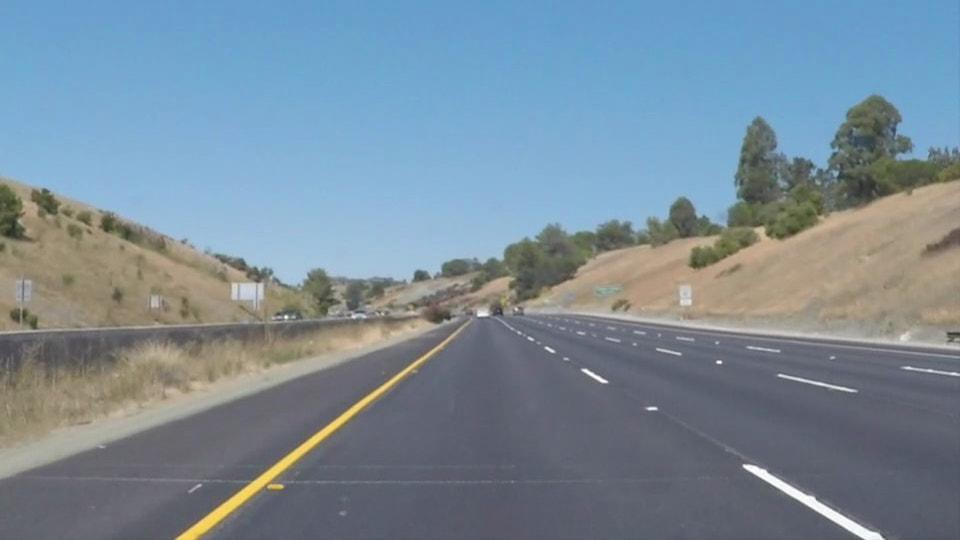
#> input picture 03_OpenCV-Histograms/01_image-histograms/images_original/lane1.jpeg, 960 x 540 px
$ python color_histograms.py
#> lines starting #> are read from the running program, lines starting #| are printed output that depends on the picture
### 03_OpenCV-Histograms/01_image-histograms/helpers.py
# import the necessary packages
import os, shutil

def createFolder(process_folder):

    # Change to directory
    os.chdir(process_folder)

    # Check existence of a folder and then remove it
    path_image = "./images_solution"
    path_plot = "./plots_solution"

    if os.path.exists(path_image and path_plot) and os.path.isdir(path_image and path_plot):
        shutil.rmtree(path_image and path_plot)


    print("Existence check or remove the existing solution folder")

    # Create a folder for solutions
    os.mkdir(path_image and path_plot)

### 03_OpenCV-Histograms/01_image-histograms/color_histograms.py
import imutils
import cv2
from matplotlib import pyplot as plt
from helpers import createFolder

# Change to directory
process_folder = "01_image-histograms"
createFolder(process_folder)

# load the image and display it to our screen
image = cv2.imread("images_original/lane1.jpeg")
#> image is the input picture: shape (540, 960, 3); mean B, G, R 153.1, 139.3, 121.3
cv2.imshow("Original", image)
#cv2.imwrite("./images_solution/original.jpg", image)
cv2.waitKey(0)

# split the image into its respective channels, then initialize the
# tuple of channel names along with our figure for plotting
chans = cv2.split(image)
colors = ("b", "g", "r")
plt.figure()
plt.title("'Flattened' Color Histogram")
plt.xlabel("Bins")
plt.ylabel("# of Pixels")
plt.savefig('./plots_solution/flattened.png')

# loop over the image channels
for (chan, color) in zip(chans, colors):
	# create a histogram for the current channel and plot it
	hist = cv2.calcHist([chan], [0], None, [256], [0, 256])
	plt.plot(hist, color=color)
	plt.xlim([0, 256])
#> this loop made 3 passes
#> color on passes 1 to 3: 'b', 'g', 'r'

# create a new figure and then plot a 2D color histogram for the green and blue channels
fig = plt.figure()
ax = fig.add_subplot(131)
hist = cv2.calcHist([chans[1], chans[0]], [0, 1], None, [32, 32], [0, 256, 0, 256])
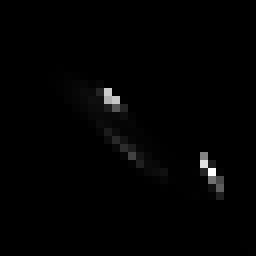
#> hist: shape (32, 32) float32 (shown 8 times larger); min 0, max 50712, mean 506.2; drawn with min black and max white
p = ax.imshow(hist, interpolation="nearest")
ax.set_title("2D Color Histogram for G and B")
plt.colorbar(p)


# plot a 2D color histogram for the green and red channels
ax = fig.add_subplot(132)
hist = cv2.calcHist([chans[1], chans[2]], [0, 1], None, [32, 32],
	[0, 256, 0, 256])
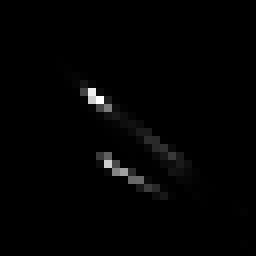
#> hist: shape (32, 32) float32 (shown 8 times larger); min 0, max 43536, mean 506.2; drawn with min black and max white
p = ax.imshow(hist, interpolation="nearest")
ax.set_title("2D Color Histogram for G and R")
plt.colorbar(p)


# plot a 2D color histogram for blue and red channels
ax = fig.add_subplot(133)
hist = cv2.calcHist([chans[0], chans[2]], [0, 1], None, [32, 32], [0, 256, 0, 256])
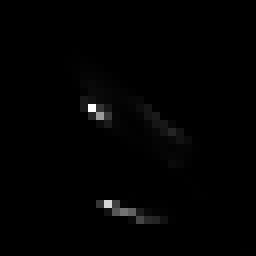
#> hist: shape (32, 32) float32 (shown 8 times larger); min 0, max 58550, mean 506.2; drawn with min black and max white
p = ax.imshow(hist, interpolation="nearest")
ax.set_title("2D Color Histogram for B and R")
plt.colorbar(p)
plt.savefig('./plots_solution/2d_color_hist_B_R.png')
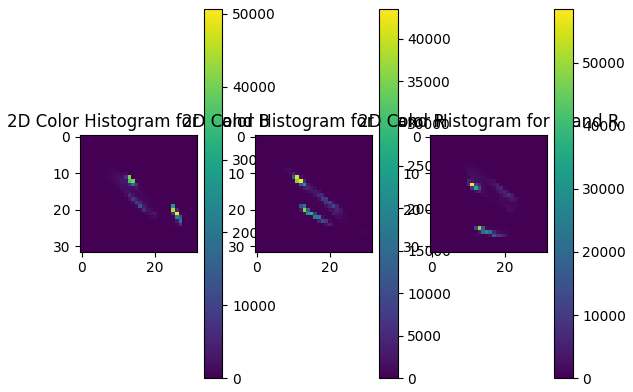
#> figure drawn by matplotlib, 6 panels

# finally, let's examine the dimensionality of one of the 2D histograms
print("2D histogram shape: {}, with {} values".format(hist.shape, hist.flatten().shape[0]))
#| 2D histogram shape: (32, 32), with 1024 values

# our 2D histogram could only take into account 2 out of the 3
# channels in the image so now let's build a 3D color histogram
# (utilizing all channels) with 8 bins in each direction -- we
# can't plot the 3D histogram, but the theory is exactly like
# that of a 2D histogram, so we'll just show the shape of the
# histogram

hist = cv2.calcHist([image], [0, 1, 2],
	None, [8, 8, 8], [0, 256, 0, 256, 0, 256])

print("3D histogram shape: {}, with {} values".format(
	hist.shape, hist.flatten().shape[0]))
#| 3D histogram shape: (8, 8, 8), with 512 values

# display the original input image
plt.figure()
plt.axis("off")
plt.imshow(imutils.opencv2matplotlib(image))
plt.savefig('./plots_solution/original_image.png')

# show our plots
plt.show()
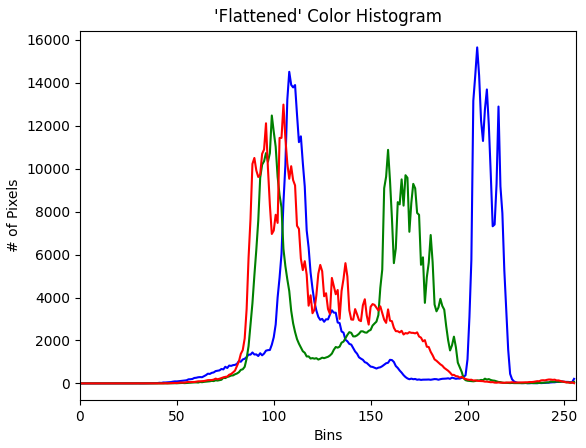
#> figure drawn by matplotlib, 1 panel; curve peaks at x = 205, y = 15652; curve peaks at x = 99, y = 12479; curve peaks at x = 105, y = 12987

$ run again, with 03_OpenCV-Histograms/01_image-histograms/images_original/lane0.jpeg copied over 03_OpenCV-Histograms/01_image-histograms/images_original/lane1.jpeg
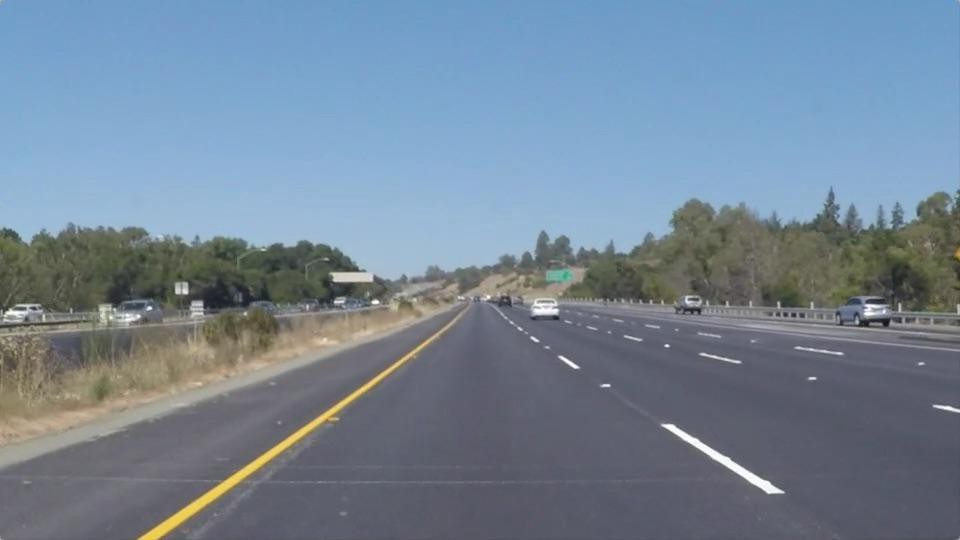
#> input picture 03_OpenCV-Histograms/01_image-histograms/images_original/lane0.jpeg, 960 x 540 px
#> image is the input picture: shape (540, 960, 3); mean B, G, R 150.9, 133.6, 116.6
#> the loop `for (chan, color) in zip(chans, colors):` made 3 passes
#> color on passes 1 to 3: 'b', 'g', 'r'
#> `hist = cv2.calcHist([chans[1], chans[2]], [0, 1], None, [32, 32], [0, ..`:
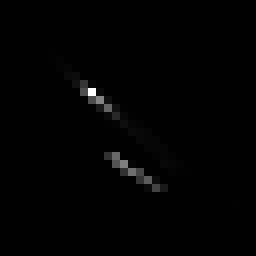
#> hist: shape (32, 32) float32 (shown 8 times larger); min 0, max 66272, mean 506.2; drawn with min black and max white
#| 2D histogram shape: (32, 32), with 1024 values
#| 3D histogram shape: (8, 8, 8), with 512 values
#> `plt.show()`:
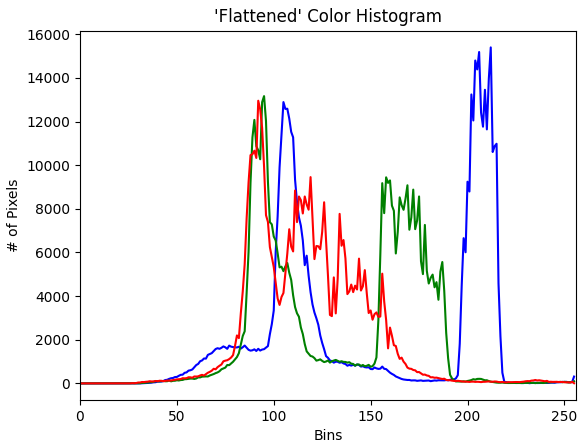
#> figure drawn by matplotlib, 1 panel; curve peaks at x = 212, y = 15398; curve peaks at x = 95, y = 13166; curve peaks at x = 92, y = 12954

$ run again, with 03_OpenCV-Histograms/01_image-histograms/images_original/beach.png saved as 03_OpenCV-Histograms/01_image-histograms/images_original/lane1.jpeg
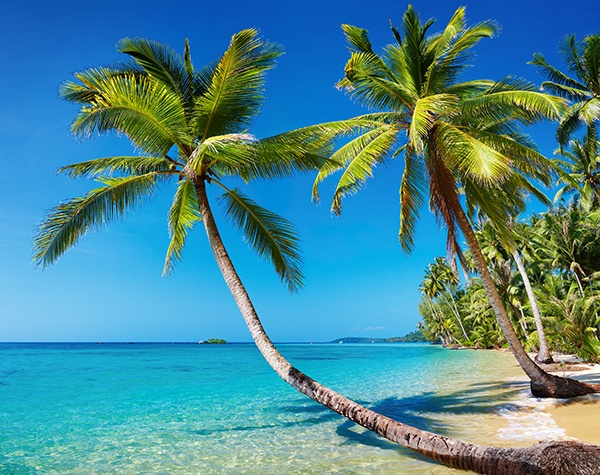
#> input picture 03_OpenCV-Histograms/01_image-histograms/images_original/beach.png, 600 x 475 px
#> image is the input picture: shape (475, 600, 3); mean B, G, R 148.9, 136.5, 73.3
#> the loop `for (chan, color) in zip(chans, colors):` made 3 passes
#> color on passes 1 to 3: 'b', 'g', 'r'
#> `hist = cv2.calcHist([chans[0], chans[2]], [0, 1], None, [32, 32], [0, ..`:
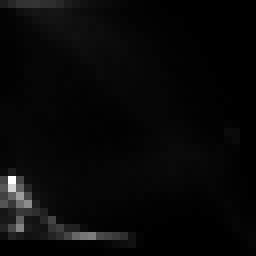
#> hist: shape (32, 32) float32 (shown 8 times larger); min 0, max 8609, mean 278.3; drawn with min black and max white
#| 2D histogram shape: (32, 32), with 1024 values
#| 3D histogram shape: (8, 8, 8), with 512 values
#> `plt.show()`:
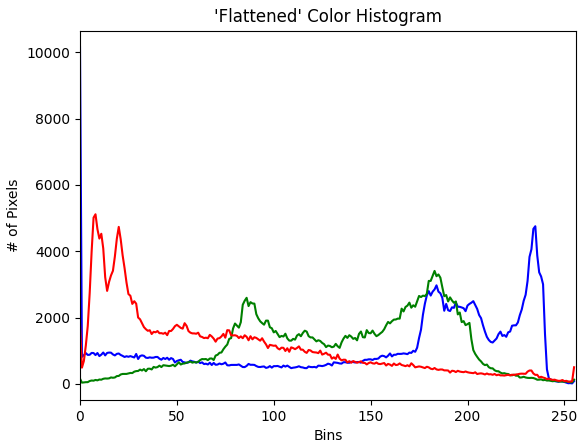
#> figure drawn by matplotlib, 1 panel; curve peaks at x = 0, y = 10150; curve peaks at x = 183, y = 3407; curve peaks at x = 8, y = 5116
